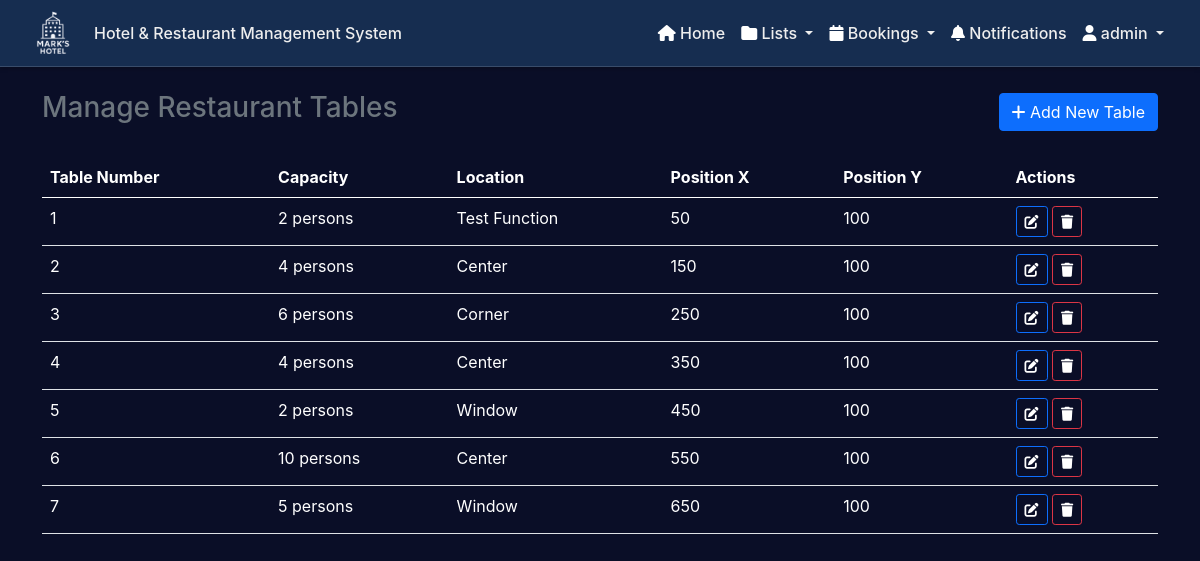
Screenshot of /admin/manageTables.php (signed in) with the database file from the repository.
### tables this page shows
CREATE TABLE `restaurant_tables` (
  `table_id` int(11) NOT NULL,
  `table_number` int(11) NOT NULL,
  `capacity` int(11) NOT NULL,
  `position_x` int(11) NOT NULL,
  `position_y` int(11) NOT NULL,
  `location` varchar(255) NOT NULL
);

### controllers/manageTablesController.php (called while the page is built, shortened)
<?php
require_once '../components/connection.php';
require_once '../models/tablesModel.php';
        $tables = new tablesModel();
        $allTables = $tables->getAllTables($con);
?>

### models/tablesModel.php (called while the page is built, shortened)
<?php
    class tablesModel{
        public function getAllTables($con) {
            try{
                $query = "SELECT * FROM restaurant_tables ORDER BY table_number";
                $result = mysqli_query($con, $query);
                return mysqli_fetch_all($result, MYSQLI_ASSOC);
            }catch(Exception $e){
                echo "Error: " . $e->getMessage();
            }
        }
    }
?>

### admin/manageTables.php (the view, shortened to what this page needs)
<?php
require_once '../controllers/manageTablesController.php';
?>
<!DOCTYPE html>
<html lang="en">
<head>
    <link href="https://cdn.jsdelivr.net/npm/bootstrap@5.0.2/dist/css/bootstrap.min.css" rel="stylesheet">
    <link rel="stylesheet" href="https://cdnjs.cloudflare.com/ajax/libs/font-awesome/6.0.0-beta3/css/all.min.css" />
    <link rel="stylesheet" href="../css/customAdminHeader.css">
    <link rel="stylesheet" href="https://cdnjs.cloudflare.com/ajax/libs/font-awesome/6.7.2/css/all.min.css">
    <link rel="stylesheet" href="../css/notifications.css">
    <link rel="stylesheet" href="../css/app.css">
</head>
<body>
    <?php include '../components/header_admin.php'; ?>
    <div class="container mt-4">
        <div class="d-flex justify-content-between align-items-center mb-4">
            <h3 class="card-title text-muted">Manage Restaurant Tables</h3>
            <button class="btn btn-primary" data-bs-toggle="modal" data-bs-target="#addTableModal">
                <i class="fas fa-plus"></i> Add New Table
            </button>
        </div>
        <div class="table-responsive">
            <table class="table table-hover">
                <thead class="table">
                    <tr>
                        <th>Table Number</th>
                        <th>Capacity</th>
                        <th>Location</th>
                        <th>Position X</th>
                        <th>Position Y</th>
                        <th>Actions</th>
                    </tr>
                </thead>
                <tbody>
                    <?php foreach ($allTables as $table): ?>
                        <tr>
                            <td><?php echo htmlspecialchars($table['table_number']); ?></td>
                            <td><?php echo htmlspecialchars($table['capacity']); ?> persons</td>
                            <td><?php echo htmlspecialchars($table['location']); ?></td>
                            <td><?php echo htmlspecialchars($table['position_x']); ?></td>
                            <td><?php echo htmlspecialchars($table['position_y']); ?></td>
                            <td class="table-actions">
                                <button class="btn btn-sm btn-outline-primary edit-table"
                                        data-bs-toggle="modal"
                                        data-bs-target="#editTableModal"
                                        data-table='<?php echo json_encode($table); ?>'>
                                    <i class="fas fa-edit"></i>
                                </button>
                                <button class="btn btn-sm btn-outline-danger delete-table"
                                        data-table-id="<?php echo $table['table_id']; ?>"
                                        data-table-number="<?php echo $table['table_number']; ?>">
                                    <i class="fas fa-trash"></i>
                                </button>
                            </td>
                        </tr>
                    <?php endforeach; ?>
                </tbody>
            </table>
        </div>
    </div>
</body>
</html>

### css/notifications.css (style rules this page uses)
:root { --bg-primary: #0a0e27; --bg-secondary: #141937; --bg-card: #1a1f3a; --accent-blue: #00d4ff; --accent-cyan: #00bcd4; --accent-purple: #6b5ce7; --text-primary: #ffffff; --text-secondary: #8b92b8; --success: #00ff88; --warning: #ffb800; --danger: #ff4757; }

### css/app.css (style rules this page uses)
:root { --bg-primary: #0a0e27; --bg-secondary: #141937; --bg-card: #1a1f3a; --accent-blue: #00d4ff; --accent-cyan: #00bcd4; --accent-purple: #6b5ce7; --text-primary: #ffffff; --text-secondary: #8b92b8; --success: #00ff88; --warning: #ffb800; --danger: #ff4757; }
* { color: var(--text-primary); }
body { background: var(--bg-primary); color: var(--text-primary); font-family: 'Inter', -apple-system, BlinkMacSystemFont, 'Segoe UI', sans-serif; }
.table-responsive { overflow-x: auto; }

### rows the page displays
restaurant_tables: table_number "1", capacity "2", location "Test Function", position_x "50", position_y "100"
restaurant_tables: table_number "2", capacity "4", location "Center", position_x "150", position_y "100"
restaurant_tables: table_number "3", capacity "6", location "Corner", position_x "250", position_y "100"
restaurant_tables: table_number "4", capacity "4", location "Center", position_x "350", position_y "100"
restaurant_tables: table_number "5", capacity "2", location "Window", position_x "450", position_y "100"
restaurant_tables: table_number "6", capacity "10", location "Center", position_x "550", position_y "100"
restaurant_tables: table_number "7", capacity "5", location "Window", position_x "650", position_y "100"

### other values shown
$_SESSION['name'] "admin"
